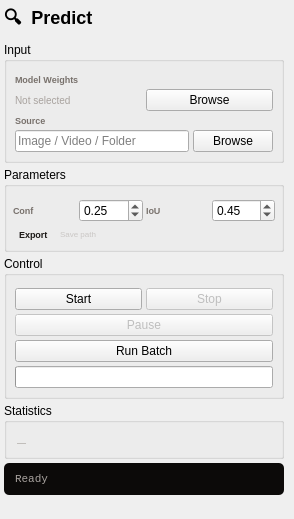
<?xml version="1.0" encoding="UTF-8"?>
<ui version="4.0">
 <class>PredictPage</class>
  <widget class="QWidget" name="PredictPage">
 <layout class="QVBoxLayout" name="mainLo">
    <property name="leftMargin">
        <number>4</number>
       </property><property name="topMargin">
        <number>4</number>
       </property>
    <property name="rightMargin">
        <number>4</number>
       </property><property name="bottomMargin">
        <number>4</number>
       </property>
    <property name="spacing">
        <number>6</number>
       </property>

    <!-- Title -->
    <item><widget class="QLabel" name="titleLabel">
     <property name="text"><string>🔍  Predict</string></property>
     <property name="minimumHeight"><number>24</number></property>
     <property name="maximumHeight"><number>24</number></property>
     <property name="styleSheet"><string>font-size:18px;font-weight:700;padding:0;margin:0;</string></property>
    </widget></item>

    <item>
     <layout class="QHBoxLayout" name="contentLo">
      <property name="spacing">
        <number>6</number>
       </property>

    <item>
     <widget class="QWidget" name="leftPanel" native="true">
     <property name="minimumSize"><size><width>280</width><height>0</height></size></property>
     <property name="maximumSize"><size><width>280</width><height>16777215</height></size></property>
     <layout class="QVBoxLayout" name="leftLo">
      <property name="leftMargin">
       <number>0</number>
      </property><property name="topMargin">
       <number>0</number>
      </property>
      <property name="rightMargin">
       <number>0</number>
      </property><property name="bottomMargin">
       <number>0</number>
      </property>
      <property name="spacing">
       <number>4</number>
      </property>

      <item><widget class="QGroupBox" name="inputGroup">
       <property name="title"><string>Input</string></property>
       <layout class="QVBoxLayout" name="inputLo">
        <property name="leftMargin">
       <number>8</number>
      </property><property name="topMargin">
       <number>12</number>
      </property>
        <property name="rightMargin">
       <number>8</number>
      </property><property name="bottomMargin">
       <number>8</number>
      </property>
        <property name="spacing">
       <number>4</number>
      </property>
        <item><widget class="QLabel" name="modelLabelP">
         <property name="text"><string>Model Weights</string></property>
         <property name="styleSheet"><string>font-size:9px;color:#78716c;font-weight:500;</string></property>
        </widget></item>
        <item><layout class="QHBoxLayout" name="modelRowP">
         <item><widget class="QLabel" name="lbl_model">
          <property name="text"><string>Not selected</string></property>
          <property name="styleSheet"><string>font-size:10px;color:#a8a29e;</string></property>
         </widget></item>
         <item><widget class="QPushButton" name="modelBrowseBtn">
          <property name="text"><string>Browse</string></property>
         </widget></item>
        </layout></item>
        <item><widget class="QLabel" name="srcLabelP">
         <property name="text"><string>Source</string></property>
         <property name="styleSheet"><string>font-size:9px;color:#78716c;font-weight:500;</string></property>
        </widget></item>
        <item><layout class="QHBoxLayout" name="srcRowP">
         <item><widget class="QLineEdit" name="lbl_src">
          <property name="placeholderText"><string>Image / Video / Folder</string></property>
         </widget></item>
         <item><widget class="QPushButton" name="srcBrowseBtn">
          <property name="text"><string>Browse</string></property>
         </widget></item>
        </layout></item>
       </layout>
      </widget></item>

      <item><widget class="QGroupBox" name="paramsGroupP">
       <property name="title"><string>Parameters</string></property>
       <layout class="QGridLayout" name="paramsGridP">
        <property name="leftMargin">
       <number>6</number>
      </property><property name="topMargin">
       <number>12</number>
      </property>
        <property name="rightMargin">
       <number>6</number>
      </property><property name="bottomMargin">
       <number>6</number>
      </property>
        <property name="horizontalSpacing">
       <number>3</number>
      </property><property name="verticalSpacing">
       <number>3</number>
      </property>
        <item row="0" column="0"><widget class="QLabel" name="confLabel">
         <property name="text"><string>Conf</string></property>
         <property name="styleSheet"><string>font-size:9px;color:#78716c;font-weight:500;</string></property>
        </widget></item>
        <item row="0" column="1"><widget class="QDoubleSpinBox" name="sp_conf">
         <property name="decimals">
       <number>2</number>
      </property>
         <property name="minimum">
       <double>0.01</double>
      </property><property name="maximum">
       <double>0.99</double>
      </property>
         <property name="singleStep">
       <double>0.05</double>
      </property>
         <property name="value">
       <double>0.25</double>
      </property>
        </widget></item>
        <item row="0" column="2"><widget class="QLabel" name="iouLabelP">
         <property name="text"><string>IoU</string></property>
         <property name="styleSheet"><string>font-size:9px;color:#78716c;font-weight:500;</string></property>
        </widget></item>
        <item row="0" column="3"><widget class="QDoubleSpinBox" name="sp_iou">
         <property name="decimals">
       <number>2</number>
      </property>
         <property name="minimum">
       <double>0.01</double>
      </property><property name="maximum">
       <double>0.99</double>
      </property>
         <property name="singleStep">
       <double>0.05</double>
      </property>
         <property name="value">
       <double>0.45</double>
      </property>
        </widget></item>
        <item row="1" column="0" colspan="4">
         <widget class="QWidget" name="exportRow" native="true">
          <layout class="QHBoxLayout" name="exportRowLo">
           <property name="leftMargin">
       <number>6</number>
      </property><property name="topMargin">
       <number>1</number>
      </property>
           <property name="rightMargin">
       <number>6</number>
      </property><property name="bottomMargin">
       <number>1</number>
      </property>
           <property name="spacing">
       <number>4</number>
      </property>
           <item><widget class="QLabel" name="exportLabel">
            <property name="text"><string>Export</string></property>
            <property name="styleSheet"><string>font-size:9px;color:#1c1917;font-weight:500;</string></property>
           </widget></item>
           <item><widget class="QWidget" name="exportToggleHolder" native="true"/></item>
           <item><widget class="QLineEdit" name="exportPath">
            <property name="readOnly"><bool>true</bool></property>
            <property name="placeholderText"><string>Save path</string></property>
            <property name="styleSheet"><string>font-size:8px;color:#a8a29e;border:none;background:transparent;padding:0 2px;</string></property>
           </widget></item>
          </layout>
         </widget>
        </item>
       </layout>
      </widget></item>

      <item><widget class="QGroupBox" name="controlGroupP">
       <property name="title"><string>Control</string></property>
       <layout class="QVBoxLayout" name="controlLoP">
        <property name="leftMargin">
       <number>8</number>
      </property><property name="topMargin">
       <number>12</number>
      </property>
        <property name="rightMargin">
       <number>8</number>
      </property><property name="bottomMargin">
       <number>8</number>
      </property>
        <property name="spacing">
       <number>4</number>
      </property>
        <item><layout class="QHBoxLayout" name="videoBtnRow">
         <item><widget class="QPushButton" name="btn_start">
          <property name="text"><string>Start</string></property>
         </widget></item>
         <item><widget class="QPushButton" name="btn_stop">
          <property name="text"><string>Stop</string></property>
          <property name="enabled"><bool>false</bool></property>
         </widget></item>
        </layout></item>
        <item><widget class="QPushButton" name="btn_pause">
         <property name="text"><string>Pause</string></property>
         <property name="enabled"><bool>false</bool></property>
        </widget></item>
        <item><widget class="QPushButton" name="btn_run">
         <property name="text"><string>Run Batch</string></property>
        </widget></item>
        <item><widget class="QProgressBar" name="progress_bar_p">
         <property name="minimumSize"><size><width>0</width><height>6</height></size></property>
         <property name="textVisible"><bool>false</bool></property>
        </widget></item>
       </layout>
      </widget></item>

      <item><widget class="QGroupBox" name="statsGroupP">
       <property name="title"><string>Statistics</string></property>
       <layout class="QVBoxLayout" name="statsLoP">
        <property name="leftMargin"><number>6</number></property>
        <property name="topMargin"><number>10</number></property>
        <property name="rightMargin"><number>6</number></property>
        <property name="bottomMargin"><number>6</number></property>
        <property name="spacing"><number>2</number></property>
        <item><layout class="QHBoxLayout" name="statsRowP">
         <item><widget class="QWidget" name="imgCardP" native="true"/></item>
         <item><widget class="QWidget" name="detCardP" native="true"/></item>
        </layout></item>
        <item><widget class="QLabel" name="lbl_cls">
         <property name="text"><string>—</string></property>
         <property name="wordWrap"><bool>true</bool></property>
         <property name="styleSheet"><string>font-size:9px;color:#a8a29e;padding:2px;</string></property>
        </widget></item>
       </layout>
      </widget></item>

      <item><widget class="QLabel" name="log">
       <property name="text"><string>Ready</string></property>
       <property name="wordWrap"><bool>true</bool></property>
       <property name="styleSheet"><string>background:#0c0a09;color:#a8a29e;border-radius:5px;padding:4px 8px;font-family:Consolas;font-size:11px;min-height:24px;</string></property>
      </widget></item>
      <item><spacer><property name="orientation">
       <enum>Vertical</enum>
      </property>
       <property name="sizeHint" stdset="0"><size><width>20</width><height>20</height></size></property>
      </spacer></item>
     </layout>
    </widget>
   </item>

   <item>
    <widget class="QStackedWidget" name="stack"><property name="currentIndex"><number>0</number></property></widget>
   </item>
  </layout>
 </item>
</layout>
</widget>
 <resources/>
 <connections/>
</ui>
